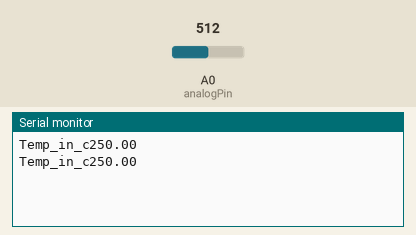
Bench run of a sketch on a simulated Arduino Uno, built with avr-gcc and run on an emulated ATmega328P. On the bench: the last lines printed to the serial monitor. The test bench sets the inputs (shaded band); at power-on: A0 (analogPin) = 512.

Above: at 1.8 s.
1.9 s: A0 (analogPin) set to 716
At 2.7 s:
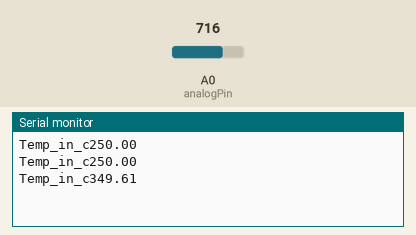
3.4 s: A0 (analogPin) set to 900
At 4.3 s:
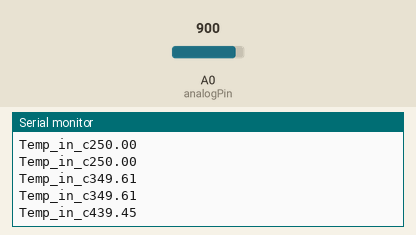
Timing chart, 0 to 6.4 s (numbered marks = the images above; inputs shaded):
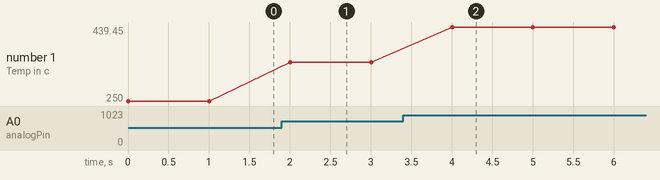

The sketch:

Temprature_sensor.ino
```cpp
int analogPin=0;
void setup()
{
  pinMode(analogPin,INPUT);
  Serial.begin(9600);

}

void loop()
{
  float value=analogRead(analogPin);
  float mv_value=(value/1024)*5000;
  float temp_in_c=mv_value/10;
  Serial.print("Temp_in_c");
  Serial.println(temp_in_c);
  delay(1000);
}
```

Measured:
- after the input at 1.9 s, the serial monitor: prints a new line after 0.10 s (image 1)
- after the input at 3.4 s, the serial monitor: prints a new line after 0.60 s (image 2)
- plotted number 1: 250 → 349.61 after the input at 1.9 s, 349.61 → 439.45 after the input at 3.4 s
